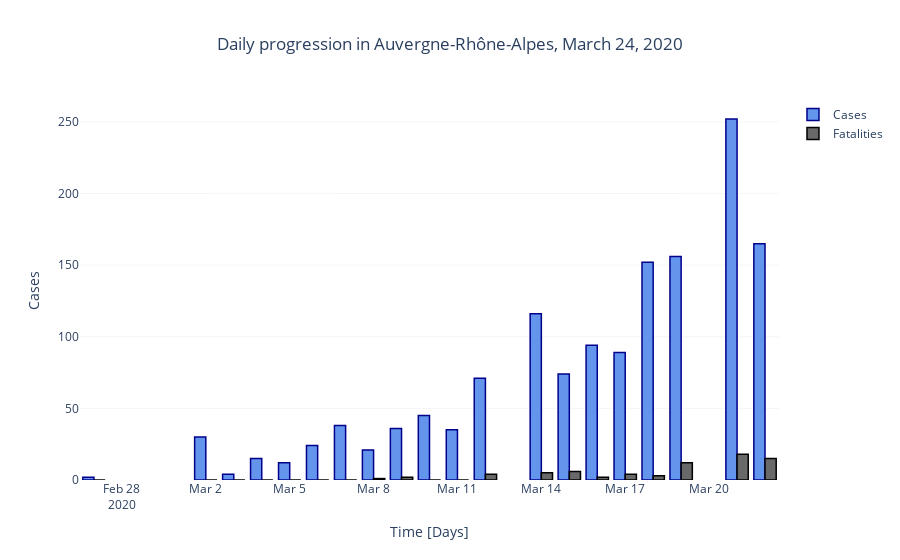

Write notebook code for a chart like this one.
### Code cell
dplot.disp_daily_cases(df_reg, reg_std, 'SPF')

### Figure 1 — Plotly figure (JSON) as saved in the notebook; plotly's stock layout.template omitted (floating-point values rounded to 4 significant figures)
{"data": [{"marker": {"color": "CornflowerBlue", "line": {"color": "DarkBlue", "width": 1.5}}, "name": "Cases", "type": "bar", "x": ["2020-02-27T00:00:00", "2020-03-02T00:00:00", "2020-03-03T00:00:00", "2020-03-04T00:00:00", "2020-03-05T00:00:00", "2020-03-06T00:00:00", "2020-03-07T00:00:00", "2020-03-08T00:00:00", "2020-03-09T00:00:00", "2020-03-10T00:00:00", "2020-03-11T00:00:00", "2020-03-12T00:00:00", "2020-03-14T00:00:00", "2020-03-15T00:00:00", "2020-03-16T00:00:00", "2020-03-17T00:00:00", "2020-03-18T00:00:00", "2020-03-19T00:00:00", "2020-03-21T00:00:00", "2020-03-22T00:00:00"], "y": [2, 30, 4, 15, 12, 24, 38, 21, 36, 45, 35, 71, 116, 74, 94, 89, 152, 156, 252, 165]}, {"marker": {"color": "DimGray", "line": {"color": "Black", "width": 1.5}}, "name": "Fatalities", "type": "bar", "x": ["2020-02-27T00:00:00", "2020-03-02T00:00:00", "2020-03-03T00:00:00", "2020-03-04T00:00:00", "2020-03-05T00:00:00", "2020-03-06T00:00:00", "2020-03-07T00:00:00", "2020-03-08T00:00:00", "2020-03-09T00:00:00", "2020-03-10T00:00:00", "2020-03-11T00:00:00", "2020-03-12T00:00:00", "2020-03-14T00:00:00", "2020-03-15T00:00:00", "2020-03-16T00:00:00", "2020-03-17T00:00:00", "2020-03-18T00:00:00", "2020-03-19T00:00:00", "2020-03-21T00:00:00", "2020-03-22T00:00:00"], "y": [0, 0, 0, 0, 0, 0, 0, 1, 2, 0, 0, 4, 5, 6, 2, 4, 3, 12, 18, 15]}], "layout": {"autosize": true, "plot_bgcolor": "white", "title": {"text": "Daily progression in Auvergne-Rhône-Alpes, March 24, 2020", "x": 0.5}, "xaxis": {"autorange": true, "range": ["2020-02-26 12:00", "2020-03-22 12:00"], "title": {"text": "Time [Days]"}, "type": "date"}, "yaxis": {"autorange": true, "gridcolor": "gainsboro", "gridwidth": 0.3, "range": [0, 265.3], "showgrid": true, "title": {"text": "Cases"}, "type": "linear"}}}
